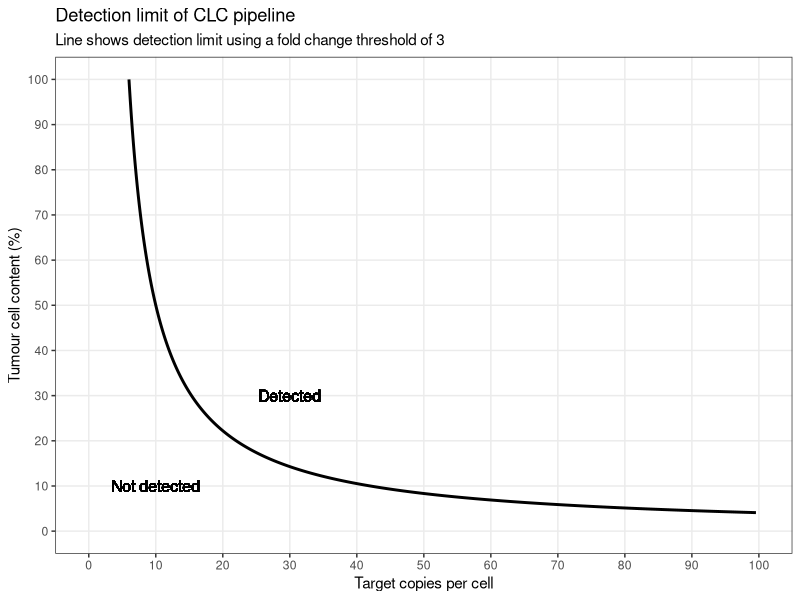

The R source for this figure:
## ---- chunk 1
#| label: libraries
#| include: FALSE

library(tidyverse)

## ---- chunk 2
#| label: calc-fold-change
#| include: TRUE

# The number of copies of a reference locus per cell (2) multiplied by 100 cells.
ref_sample_copies <- 200

calculate_fold_change <- function(tcc_percent, sample_target_copies_per_tumour_cell) {
  
  tcc_fraction <- tcc_percent / 100
  
  sample_target_copies_in_tumour_cells <- (100 * tcc_fraction) * sample_target_copies_per_tumour_cell
  
  sample_target_copies_in_normal_cells <- (100 * (1-tcc_fraction)) * 2
  
  sample_total_target_copies <- sample_target_copies_in_tumour_cells + sample_target_copies_in_normal_cells
  
  fold_change <- sample_total_target_copies / ref_sample_copies
  
  return(fold_change)
  
}

calculate_fold_change(50, 10)

## ---- chunk 3
#| label: calc-target-copies
#| include: TRUE

calculate_target_copies <- function(fold_change, tcc_percent) {
  
  tcc_fraction <- tcc_percent / 100
  
  sample_total_target_copies <- fold_change * ref_sample_copies

  sample_target_copies_in_tumour_cells <- sample_total_target_copies - ((100 * (1-tcc_fraction)) * 2)

  sample_target_copies_per_tumour_cell <- sample_target_copies_in_tumour_cells / (100 * tcc_fraction)
  
  return(sample_target_copies_per_tumour_cell)
  
}

## ---- chunk 4
#| label: draw-plot
#| echo: FALSE

df <- data.frame(tcc = seq(0, 100, by = 0.1)) |> 
  mutate(target_copies = calculate_target_copies(fold_change = 3,
                                                 tcc_percent = tcc))
fold_change_plot <- df |> 
  filter(target_copies <= 100) |> 
  ggplot(aes(x = target_copies, y = tcc)) +
  geom_line(linewidth = 1) +
  theme_bw() +
  labs(x = "Target copies per cell", y = "Tumour cell content (%)",
       title = "Detection limit of CLC pipeline",
       subtitle = "Line shows detection limit using a fold change threshold of 3") +
  scale_y_continuous(limits = c(0, 100), breaks = seq(0,100,10),
                     minor_breaks = FALSE) +
  scale_x_continuous(limits = c(0, 100), breaks = seq(0,100,10),
                     minor_breaks = FALSE) +
  geom_text(aes(x = 30, y = 30), size = 4, label = "Detected") +
  geom_text(aes(x = 10, y = 10), size = 4, label = "Not detected")

fold_change_plot

